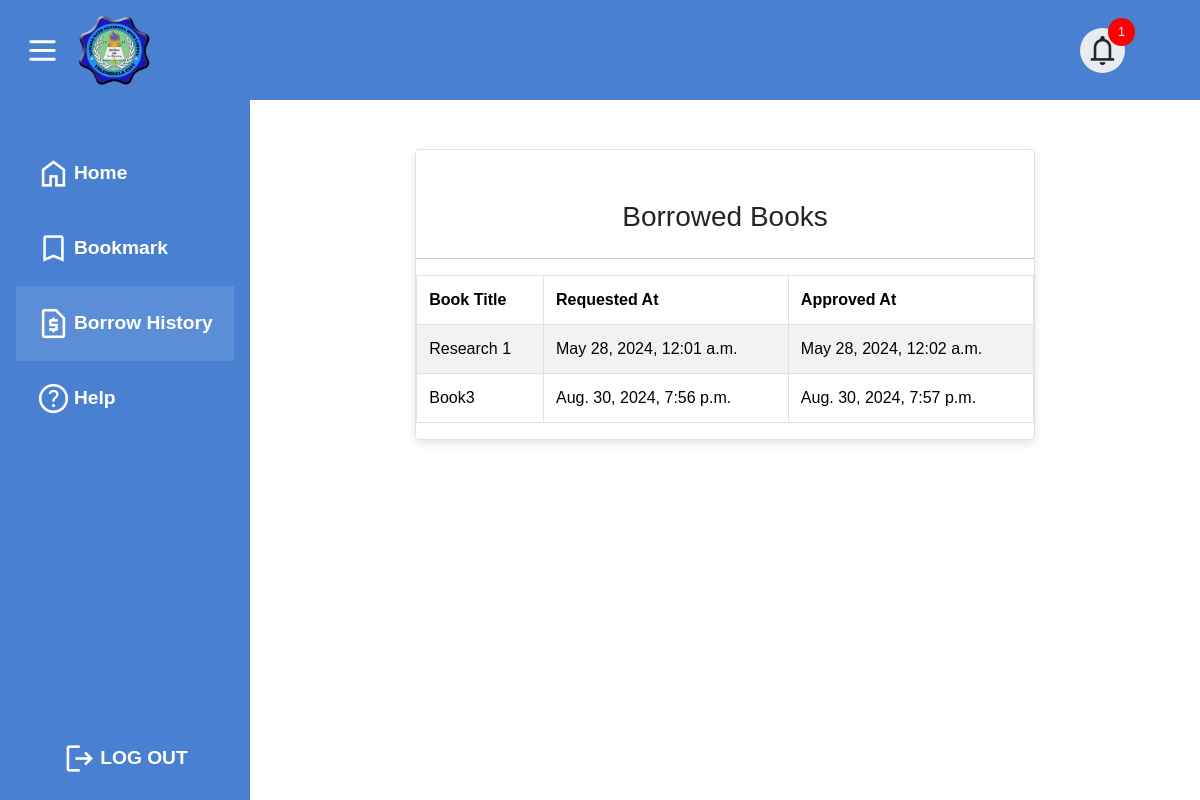
Page /student/borrowed-books/ (signed in) on the committed database.
### librarian/models.py (models this page shows, shortened)
class ApprovedRequest(models.Model):
    book = models.ForeignKey(Books, on_delete=models.CASCADE)
    requested_by = models.ForeignKey(User, on_delete=models.CASCADE)
    requested_at = models.DateTimeField()
    approved_at = models.DateTimeField(auto_now_add=True)
    inOut = models.BooleanField(default=True)
    expireTime = models.DateTimeField(default=default_expiry)

class Books(models.Model):
    BookTitle = models.CharField(max_length=100)
    Author = models.CharField(max_length=100)
    Description = models.TextField(null=True, blank=True)
    Date = models.DateField()
    Category = models.ManyToManyField(Category)
    SubCategory = models.ManyToManyField(SubCategory)
    Language = models.CharField(max_length=100, choices=LANGUAGE_CHOICES, default='english')
    BookFile = models.FileField(upload_to="books/files/", default='default_value.pdf')
    BookImage = models.ImageField(upload_to="books/images/", default='default_image.jpg')
    deleted_at = models.DateTimeField(null=True, blank=True)
    available = models.BooleanField(default=True)
    bookmarked_by = models.ManyToManyField(User, related_name='bookmarks', blank=True)
    borrowed = models.ManyToManyField(User, related_name='borrow', blank="True")
    PageViews = models.IntegerField(default=0)
    eBook = models.BooleanField(default=False)
    research_paper = models.BooleanField(default=False)
    hardCopy = models.BooleanField(default=False)
    stock = models.IntegerField(default=0)
    TimesBorrow = models.IntegerField(default=0)

### student/views.py (the view)
# urls.py: path('borrowed-books/', views.borrowed_books_view, name='borrowed_books'),
@login_required
def borrowed_books_view(request):
    borrowed_books = ApprovedRequest.objects.filter(requested_by=request.user)
    context = {
        'borrowed_books': borrowed_books,
    }
    return render(request, 'borrowed_books.html', context)

### student/templatetags/custom_tags.py (called while the page is built)
@register.filter(name='is_student')
def is_student(user):
    return user.groups.filter(name='Student').exists()

### student/templates/borrowed_books.html (shortened to what this page needs)
{% extends 'student.html' %}
{% block notification %}
<div class="notification-icon">
    <span class="material-symbols-outlined" id="notification-bell">notifications</span>
    <span class="notification-badge" id="notification-count">0</span>
</div>
{% endblock %}
{% block nav %}
<a href="{% url 'view' %}" class="navbar-desc"><li><span class="material-symbols-outlined navbar-icon" alt="home">home</span>Home</li></a>
<a href="{% url 'bookmark' %}" class="navbar-desc"><li><span class="material-symbols-outlined bookmark navbar-icon" alt="bookmark">bookmark</span>Bookmark</li></a>
<a href="{% url 'request_history' %}" class="navbar-desc"><li class="active"><span class="material-symbols-outlined navbar-icon" alt="request">request_page</span>Borrow History</li></a>
<a href="#" class="navbar-desc"><li><span class="material-symbols-outlined navbar-icon" alt="help">help</span>Help</li></a>
{% endblock %}
{% block body %}
<div class="container d-flex justify-content-center mt-5">
    <div class="card w-75">
        <h3 class="sections sec-mar">Borrowed Books</h3>
        <hr>
        {% if borrowed_books %}
        <table class="table table-striped table-hover">
            <thead>
                <tr>
                    <th>Book Title</th>
                    <th>Requested At</th>
                    <th>Approved At</th>
                </tr>
            </thead>
            <tbody>
                {% for request in borrowed_books %}
                <tr>
                    <td class="book-title"><a href="">{{ request.book.BookTitle }}<a/></td>
                    <td>{{ request.requested_at }}</td>
                    <td>{{ request.approved_at }}</td>
                </tr>
                {% endfor %}
            </tbody>
        </table>
        {% else %}
        <p class="text-center">Nothing to see here.</p>
        {% endif %}
    </div>
</div>
{% endblock %}

### student/templates/borrowed_books.html (style rules this page uses)
.container { margin-top: 5rem; }
.card { width: 75%; margin: auto; border: 1px solid #dee2e6; border-radius: 0.25rem; box-shadow: 0 4px 8px rgba(0, 0, 0, 0.1); background-color: #fff; }
.table { width: 100%; margin-bottom: 1rem; border-collapse: collapse; }
.table thead { background-color: #007bff; color: #fff; }
.table th, .table td { padding: 0.75rem; border: 1px solid #dee2e6; }
.table-striped tbody tr:nth-of-type(odd) { background-color: #f8f9fa; }
.sections { text-align: center; }
.sec-mar { margin-top: 50px; }
.notification-badge { position: absolute; top: 0; right: 0; background-color: red; color: white; border-radius: 50%; padding: 5px 10px; font-size: 12px; transform: translate(10px, -10px); }
.notification-icon, .notification-icon-2 { width: 45px; height: 45px; display: inline-flex; align-items: center; justify-content: center; position: relative; }
.notification-icon { margin-right: 75px; border-radius: 50%; background-color: #e9ecef; }
.material-symbols-outlined { font-size: 35px; cursor: pointer; transition: color 0.3s; }
.book-title { text-transform: capitalize; }

### rows in the picture
ApprovedRequest: book.BookTitle "Research 1", requested_at "May 28, 2024, 12:01 a.m.", approved_at "May 28, 2024, 12:02 a.m."
ApprovedRequest: book.BookTitle "Book3", requested_at "Aug. 30, 2024, 7:56 p.m.", approved_at "Aug. 30, 2024, 7:57 p.m."
